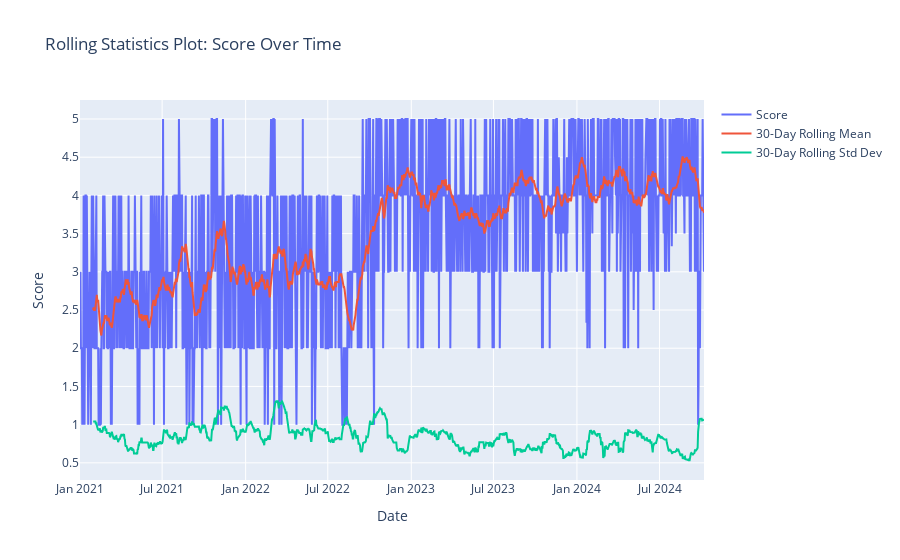

The notebook cell this image was saved under:
### Code cell
def interactive_rolling_statistics_plot():
    rolling_mean = data['score'].rolling(window=30).mean()
    rolling_std = data['score'].rolling(window=30).std()

    fig = go.Figure()

    # stock Prices
    fig.add_trace(go.Scatter(x=data.index, y=data['score'], mode='lines', name='Score'))
    # rolling Mean
    fig.add_trace(go.Scatter(x=data.index, y=rolling_mean, mode='lines', name='30-Day Rolling Mean'))
    # rolling Standard Deviation
    fig.add_trace(go.Scatter(x=data.index, y=rolling_std, mode='lines', name='30-Day Rolling Std Dev'))

    fig.update_layout(title="Rolling Statistics Plot: Score Over Time", xaxis_title="Date", yaxis_title="Score")
    fig.show()

# call the interactive functions
interactive_rolling_statistics_plot()

### Figure 1 — Plotly figure (JSON) as saved in the notebook; plotly's stock layout.template omitted (floating-point values rounded to 4 significant figures; data arrays with more than 128 entries replaced by an {"elided": "..."} marker saying what was removed)
{"data": [{"mode": "lines", "name": "Score", "type": "scatter", "x": {"elided": "1374 str values"}, "y": {"elided": "1374 float values"}}, {"mode": "lines", "name": "30-Day Rolling Mean", "type": "scatter", "x": {"elided": "1374 str values"}, "y": {"elided": "1374 float values"}}, {"mode": "lines", "name": "30-Day Rolling Std Dev", "type": "scatter", "x": {"elided": "1374 str values"}, "y": {"elided": "1374 float values"}}], "layout": {"title": {"text": "Rolling Statistics Plot: Score Over Time"}, "xaxis": {"title": {"text": "Date"}}, "yaxis": {"title": {"text": "Score"}}}}
